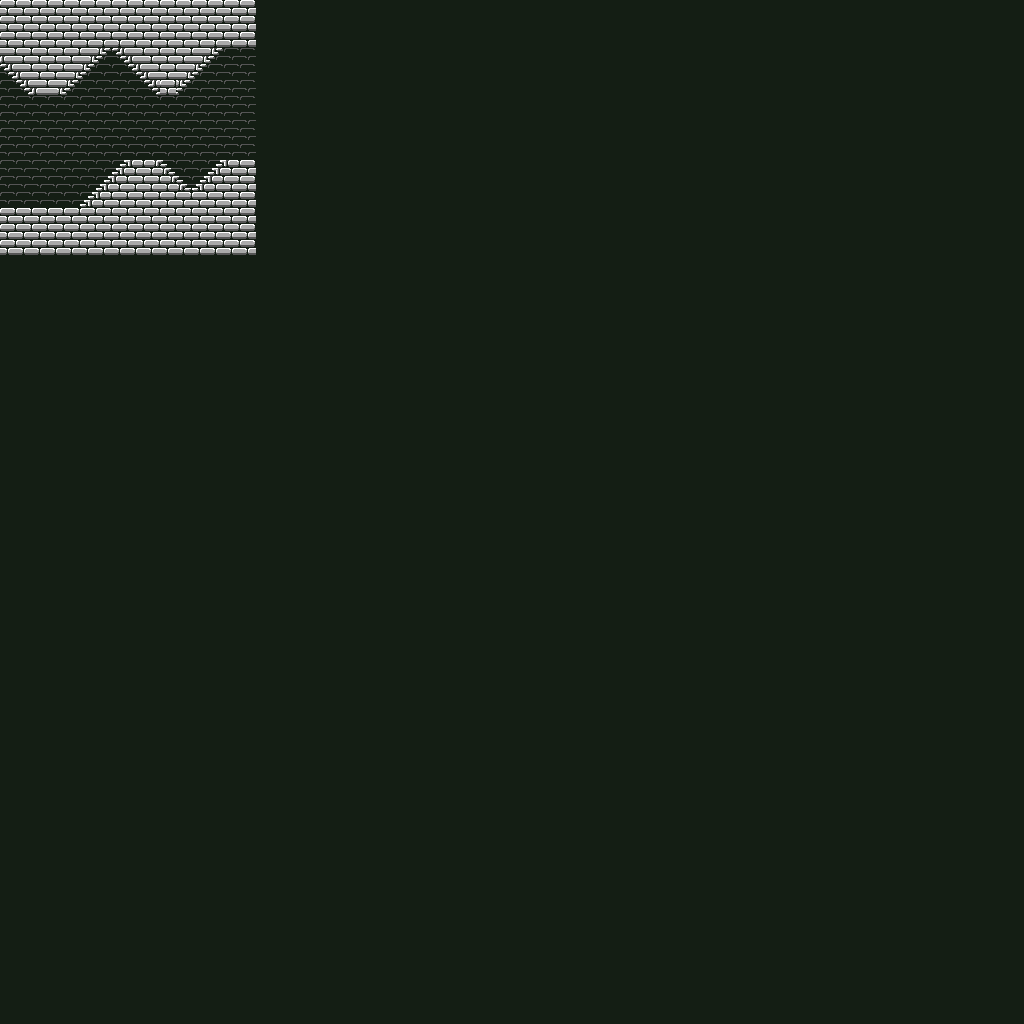

This is a level from a 2D game, rendered from its Tiled map with the project's own tilesets. A one-line summary and the map file follow, with tile-layer data summarised:
An orthogonal 64x64 tile map with 16x16 px tiles, 2 tile layers (Background, Main).

<map version="1.5" tiledversion="1.7.0" orientation="orthogonal" renderorder="right-down" width="64" height="64" tilewidth="16" tileheight="16" infinite="0" backgroundcolor="#141e14" nextlayerid="3" nextobjectid="1">
 <editorsettings>
  <chunksize width="16" height="12" />
 </editorsettings>
 <tileset firstgid="1" source="Dungeon Tiles.tsx" />
 <layer id="1" name="Background" width="64" height="64">
  <data>[4096 cells, 256 non-empty, 1 distinct tile ids]</data>
 </layer>
 <layer id="2" name="Main" width="64" height="64">
  <data>[4096 cells, 158 non-empty, 10 distinct tile ids]</data>
 </layer>
</map>